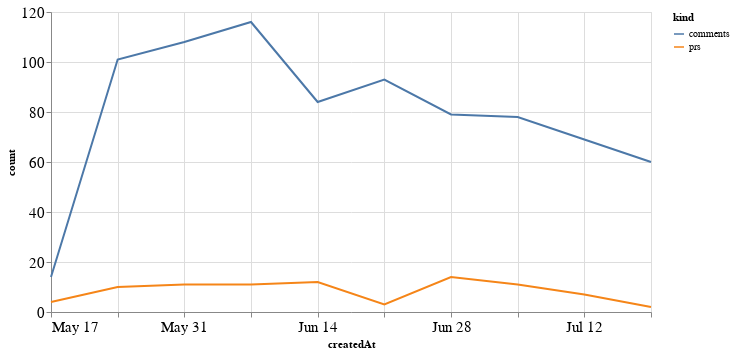

The cell this chart's notebook holds for it:
### Code cell
alt.Chart(total_time, width=600).mark_line().encode(
    x='createdAt',
    y='count',
    color='kind'
)

### Figure 1 — Vega-Lite specification as saved in the notebook (floating-point values rounded to 4 significant figures)
{"config": {"axisLeft": {"labelFontSize": 15}, "axisBottom": {"labelFontSize": 15}}, "data": {"name": "data-5907f9a0a429a1e051938d0539d7b877"}, "mark": "line", "encoding": {"color": {"type": "nominal", "field": "kind"}, "x": {"type": "temporal", "field": "createdAt"}, "y": {"type": "quantitative", "field": "count"}}, "width": 600, "$schema": "https://vega.github.io/schema/vega-lite/v4.8.1.json", "datasets": {"data-5907f9a0a429a1e051938d0539d7b877": [{"createdAt": "2020-05-17T00:00:00", "kind": "prs", "count": 4}, {"createdAt": "2020-05-24T00:00:00", "kind": "prs", "count": 10}, {"createdAt": "2020-05-31T00:00:00", "kind": "prs", "count": 11}, {"createdAt": "2020-06-07T00:00:00", "kind": "prs", "count": 11}, {"createdAt": "2020-06-14T00:00:00", "kind": "prs", "count": 12}, {"createdAt": "2020-06-21T00:00:00", "kind": "prs", "count": 3}, {"createdAt": "2020-06-28T00:00:00", "kind": "prs", "count": 14}, {"createdAt": "2020-07-05T00:00:00", "kind": "prs", "count": 11}, {"createdAt": "2020-07-12T00:00:00", "kind": "prs", "count": 7}, {"createdAt": "2020-07-19T00:00:00", "kind": "prs", "count": 2}, {"createdAt": "2020-05-17T00:00:00", "kind": "comments", "count": 14}, {"createdAt": "2020-05-24T00:00:00", "kind": "comments", "count": 101}, {"createdAt": "2020-05-31T00:00:00", "kind": "comments", "count": 108}, {"createdAt": "2020-06-07T00:00:00", "kind": "comments", "count": 116}, {"createdAt": "2020-06-14T00:00:00", "kind": "comments", "count": 84}, {"createdAt": "2020-06-21T00:00:00", "kind": "comments", "count": 93}, {"createdAt": "2020-06-28T00:00:00", "kind": "comments", "count": 79}, {"createdAt": "2020-07-05T00:00:00", "kind": "comments", "count": 78}, {"createdAt": "2020-07-12T00:00:00", "kind": "comments", "count": 69}, {"createdAt": "2020-07-19T00:00:00", "kind": "comments", "count": 60}]}}
